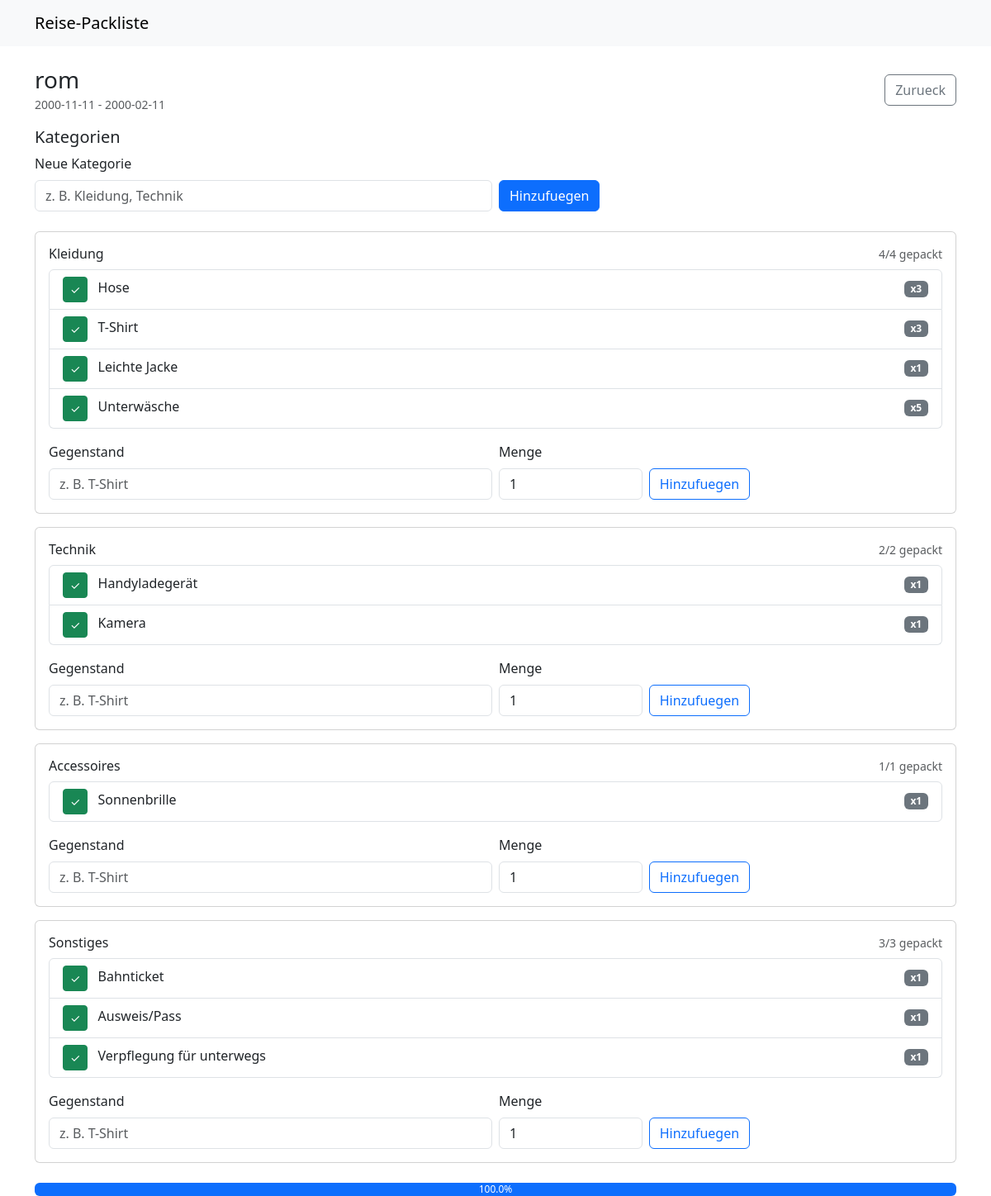
/reise/2, run on an earlier commit of the app's database.
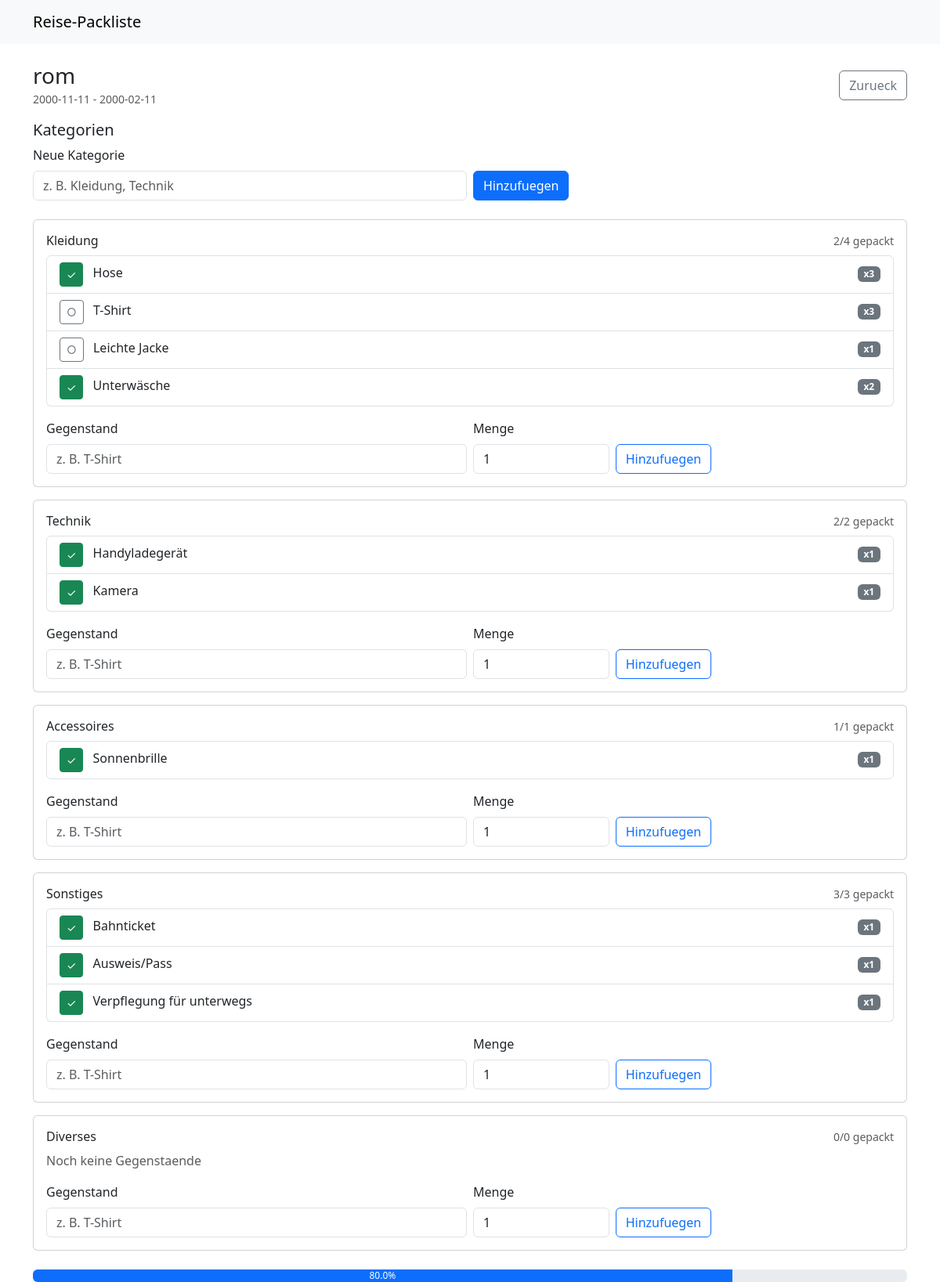
And on a later commit of the database.
### main.py (models this page shows)
class BaseModel(Model):
    class Meta:
        database = db

class KategorieModel(BaseModel):
    class Meta:
        table_name = "kategorien"
    id = AutoField()
    name = CharField(max_length=200)
    reise = ForeignKeyField(ReiseModel, backref="kategorien", on_delete="CASCADE")
    def anzahl_gepackt(self) -> int:
        return sum(1 for g in self.gegenstaende if g.gepackt)
    def anzahl_gesamt(self) -> int:
        return len(self.gegenstaende)

class GegenstandModel(BaseModel):
    class Meta:
        table_name = "gegenstaende"
    id = AutoField()
    name = CharField(max_length=200)
    menge = IntegerField(default=1)
    gepackt = BooleanField(default=False)
    kategorie = ForeignKeyField(
        KategorieModel, backref="gegenstaende", on_delete="CASCADE"
    )

### main.py (the view)
@app.get("/reise/<int:reise_id>")
def reise_detail(reise_id: int):
    r = ReiseModel.get_or_none(ReiseModel.id == reise_id)
    if not r:
        abort(404)
    return render_template("reise_detail.html", reise_id=reise_id, reise=r)

### main.py (called while the page is built)
@app.before_request
def _db_connect():
    if db.is_closed():
        db.connect(reuse_if_open=True)

@app.teardown_request
def _db_close(exception=None):
    if not db.is_closed():
        db.close()

    def fortschritt_berechnen(self) -> float:
        total = sum(len(k.gegenstaende) for k in self.kategorien)
        if total == 0:
            return 0.0
        gepackt = sum(
            sum(1 for g in k.gegenstaende if g.gepackt) for k in self.kategorien
        )
        return round(gepackt / total * 100.0, 2)

### templates/reise_detail.html (shortened to what this page needs)
{% extends 'base.html' %}
{% block content %}
<div class="d-flex justify-content-between align-items-center mb-3">
  <div>
    <h1 class="h3 mb-0">{{ reise.name }}</h1>
    <small class="text-muted">{{ reise.startdatum }} - {{ reise.enddatum }}</small>
  </div>
  <a href="{{ url_for('index') }}" class="btn btn-outline-secondary">Zurueck</a>
  </div>
<div class="mb-4">
  <h2 class="h5">Kategorien</h2>
  <form method="post" action="{{ url_for('kategorie_hinzufuegen', reise_id=reise_id) }}" class="row g-2 align-items-end">
    <div class="col-md-6">
      <label for="kategorie_name" class="form-label">Neue Kategorie</label>
      <input type="text" class="form-control" id="kategorie_name" name="kategorie_name" placeholder="z. B. Kleidung, Technik" />
    </div>
    <div class="col-auto">
      <button class="btn btn-primary" type="submit">Hinzufuegen</button>
    </div>
  </form>
</div>
{% if reise.kategorien %}
  {% for kat in reise.kategorien %}
    {% set kat_index = loop.index0 %}
    <div class="card mb-3">
      <div class="card-body">
        <div class="d-flex justify-content-between align-items-center mb-2">
          <h3 class="h6 mb-0">{{ kat.name }}</h3>
          <small class="text-muted">{{ kat.anzahl_gepackt() }}/{{ kat.anzahl_gesamt() }} gepackt</small>
        </div>
        {% if kat.gegenstaende %}
          <ul class="list-group mb-3">
            {% for g in kat.gegenstaende %}
              <li class="list-group-item d-flex justify-content-between align-items-center">
                <div>
                  <form method="post" action="{{ url_for('toggle_gepackt', reise_id=reise_id, kat_index=kat_index, item_index=loop.index0) }}" class="d-inline">
                    <button class="btn btn-sm {{ 'btn-success' if g.gepackt else 'btn-outline-secondary' }}" type="submit" title="Gepackt umschalten">{{ '&#10003;'|safe if g.gepackt else '&#9675;'|safe }}</button>
                  </form>
                  <span class="ms-2">{{ g.name }}</span>
                </div>
                <span class="badge text-bg-secondary">x{{ g.menge }}</span>
              </li>
            {% endfor %}
          </ul>
        {% else %}
          <div class="text-muted mb-3">Noch keine Gegenstaende</div>
        {% endif %}
        <form class="row g-2" method="post" action="{{ url_for('gegenstand_hinzufuegen', reise_id=reise_id) }}">
          <div class="col-md-6">
            <label class="form-label" for="gegenstand_name_{{ loop.index0 }}">Gegenstand</label>
            <input class="form-control" id="gegenstand_name_{{ loop.index0 }}" name="gegenstand_name" placeholder="z. B. T-Shirt" />
          </div>
          <div class="col-md-2">
            <label class="form-label" for="menge_{{ loop.index0 }}">Menge</label>
            <input class="form-control" id="menge_{{ loop.index0 }}" name="menge" type="number" min="1" value="1" />
          </div>
          <div class="col-auto align-self-end">
            <button class="btn btn-outline-primary" type="submit">Hinzufuegen</button>
          </div>
        </form>
      </div>
    </div>
  {% endfor %}
{% else %}
  <div class="alert alert-secondary">Noch keine Kategorien. Lege oben eine an.</div>
{% endif %}
<div class="mt-4">
  <div class="progress" role="progressbar" aria-valuenow="{{ reise.fortschritt_berechnen() }}" aria-valuemin="0" aria-valuemax="100">
    <div class="progress-bar" style="width: {{ reise.fortschritt_berechnen() }}%">{{ reise.fortschritt_berechnen() }}%</div>
  </div>
  </div>
{% endblock %}

What changed in the data, as far as the page shows it:
changed through a linked row, KategorieModel "Kleidung": anzahl_gepackt "4" → "2"
changed through a linked row, GegenstandModel "Hose": fortschritt_berechnen "100.0" → "80.0"
changed GegenstandModel "T-Shirt": gepackt "✓" → "○"
changed GegenstandModel "Leichte Jacke": gepackt "✓" → "○"
changed GegenstandModel "Unterwäsche": menge "5" → "2"
added KategorieModel: name "Diverses", anzahl_gepackt "0", anzahl_gesamt "0", shows "Noch keine Gegenstaende"
